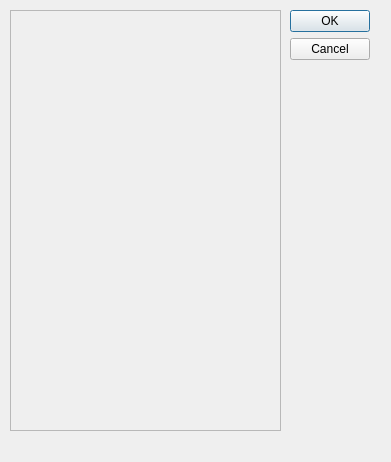
<?xml version="1.0" encoding="UTF-8"?>
<ui version="4.0">
 <class>Dialog</class>
 <widget class="QDialog" name="Dialog">
  <property name="geometry">
   <rect>
    <x>0</x>
    <y>0</y>
    <width>391</width>
    <height>462</height>
   </rect>
  </property>
  <property name="windowTitle">
   <string>Номера</string>
  </property>
  <widget class="QDialogButtonBox" name="list_box">
   <property name="geometry">
    <rect>
     <x>290</x>
     <y>10</y>
     <width>80</width>
     <height>300</height>
    </rect>
   </property>
   <property name="maximumSize">
    <size>
     <width>80</width>
     <height>300</height>
    </size>
   </property>
   <property name="orientation">
    <enum>Qt::Vertical</enum>
   </property>
   <property name="standardButtons">
    <set>QDialogButtonBox::Cancel|QDialogButtonBox::Ok</set>
   </property>
  </widget>
  <widget class="QScrollArea" name="scrollArea">
   <property name="geometry">
    <rect>
     <x>10</x>
     <y>10</y>
     <width>271</width>
     <height>421</height>
    </rect>
   </property>
   <property name="widgetResizable">
    <bool>true</bool>
   </property>
   <widget class="QWidget" name="scrollAreaWidgetContents">
    <property name="geometry">
     <rect>
      <x>0</x>
      <y>0</y>
      <width>269</width>
      <height>419</height>
     </rect>
    </property>
    <widget class="QLabel" name="label_list">
     <property name="geometry">
      <rect>
       <x>0</x>
       <y>0</y>
       <width>271</width>
       <height>421</height>
      </rect>
     </property>
     <property name="maximumSize">
      <size>
       <width>271</width>
       <height>16777215</height>
      </size>
     </property>
     <property name="text">
      <string/>
     </property>
    </widget>
   </widget>
  </widget>
 </widget>
 <resources/>
 <connections>
  <connection>
   <sender>list_box</sender>
   <signal>accepted()</signal>
   <receiver>Dialog</receiver>
   <slot>accept()</slot>
   <hints>
    <hint type="sourcelabel">
     <x>248</x>
     <y>254</y>
    </hint>
    <hint type="destinationlabel">
     <x>157</x>
     <y>274</y>
    </hint>
   </hints>
  </connection>
  <connection>
   <sender>list_box</sender>
   <signal>rejected()</signal>
   <receiver>Dialog</receiver>
   <slot>reject()</slot>
   <hints>
    <hint type="sourcelabel">
     <x>316</x>
     <y>260</y>
    </hint>
    <hint type="destinationlabel">
     <x>286</x>
     <y>274</y>
    </hint>
   </hints>
  </connection>
 </connections>
</ui>
